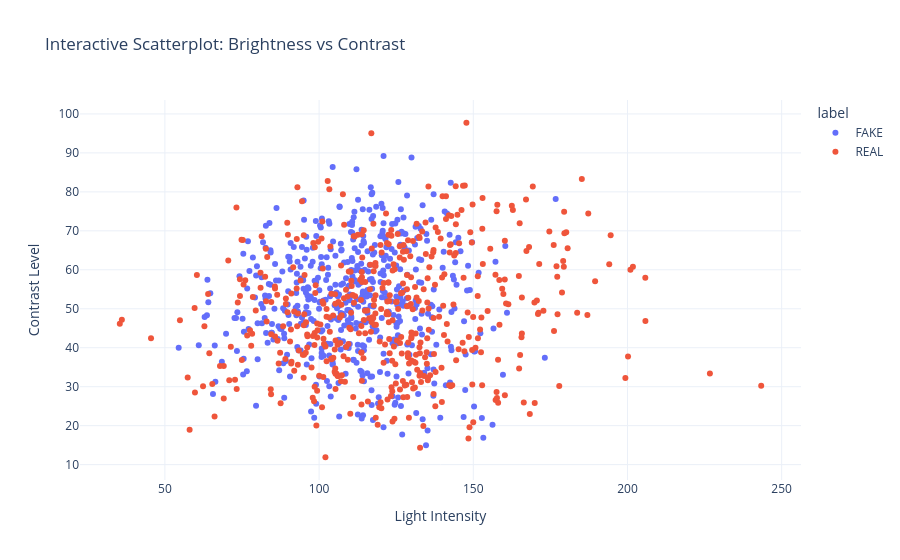

Here is the notebook cell this chart was saved with:
### Code cell
# Sample 1000 points to keep the interactive plot responsive
df_sample = df.sample(n=min(1000, len(df)), random_state=42)

fig = px.scatter(
    df_sample, 
    x='brightness', 
    y='contrast', 
    color='label',
    hover_data=['image_path'],
    title='Interactive Scatterplot: Brightness vs Contrast',
    labels={'brightness': 'Light Intensity', 'contrast': 'Contrast Level'}
)

fig.update_layout(template='plotly_white')
fig.show()

### Figure 1 — Plotly figure (JSON) as saved in the notebook; plotly's stock layout.template omitted (floating-point values rounded to 4 significant figures; data arrays with more than 128 entries replaced by an {"elided": "..."} marker saying what was removed)
{"data": [{"customdata": {"elided": "508x1 str values"}, "hovertemplate": "label=FAKE<br>Light Intensity=%{x}<br>Contrast Level=%{y}<br>image_path=%{customdata[0]}<extra></extra>", "legendgroup": "FAKE", "marker": {"color": "#636efa", "symbol": "circle"}, "mode": "markers", "name": "FAKE", "orientation": "v", "showlegend": true, "type": "scatter", "x": {"elided": "508 float values"}, "xaxis": "x", "y": {"elided": "508 float values"}, "yaxis": "y"}, {"customdata": {"elided": "492x1 str values"}, "hovertemplate": "label=REAL<br>Light Intensity=%{x}<br>Contrast Level=%{y}<br>image_path=%{customdata[0]}<extra></extra>", "legendgroup": "REAL", "marker": {"color": "#EF553B", "symbol": "circle"}, "mode": "markers", "name": "REAL", "orientation": "v", "showlegend": true, "type": "scatter", "x": {"elided": "492 float values"}, "xaxis": "x", "y": {"elided": "492 float values"}, "yaxis": "y"}], "layout": {"legend": {"title": {"text": "label"}, "tracegroupgap": 0}, "title": {"text": "Interactive Scatterplot: Brightness vs Contrast"}, "xaxis": {"anchor": "y", "domain": [0, 1], "title": {"text": "Light Intensity"}}, "yaxis": {"anchor": "x", "domain": [0, 1], "title": {"text": "Contrast Level"}}}}
